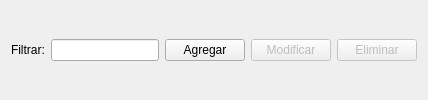
                     <widget class="QWidget" name="widget_29" native="true">
                      <layout class="QHBoxLayout" name="horizontalLayout_42">
                       <item>
                        <widget class="QLabel" name="label_44">
                         <property name="text">
                          <string>Filtrar:</string>
                         </property>
                        </widget>
                       </item>
                       <item>
                        <widget class="QLineEdit" name="GFiltrado"/>
                       </item>
                       <item>
                        <widget class="QPushButton" name="GAgregarBtn">
                         <property name="enabled">
                          <bool>true</bool>
                         </property>
                         <property name="text">
                          <string>Agregar</string>
                         </property>
                         <property name="icon">
                          <iconset resource="Recursos.qrc">
                           <normaloff>:/Iconos2/Imagenes/icons/cil-library-add.png</normaloff>:/Iconos2/Imagenes/icons/cil-library-add.png</iconset>
                         </property>
                        </widget>
                       </item>
                       <item>
                        <widget class="QPushButton" name="GModificarBtn">
                         <property name="enabled">
                          <bool>false</bool>
                         </property>
                         <property name="text">
                          <string>Modificar</string>
                         </property>
                         <property name="icon">
                          <iconset resource="Recursos.qrc">
                           <normaloff>:/Iconos2/Imagenes/icons/cil-pencil.png</normaloff>:/Iconos2/Imagenes/icons/cil-pencil.png</iconset>
                         </property>
                        </widget>
                       </item>
                       <item>
                        <widget class="QPushButton" name="GEliminarBtn">
                         <property name="enabled">
                          <bool>false</bool>
                         </property>
                         <property name="text">
                          <string>Eliminar</string>
                         </property>
                         <property name="icon">
                          <iconset resource="Recursos.qrc">
                           <normaloff>:/Iconos2/Imagenes/icons/cil-x.png</normaloff>:/Iconos2/Imagenes/icons/cil-x.png</iconset>
                         </property>
                        </widget>
                       </item>
                      </layout>
                     </widget>
